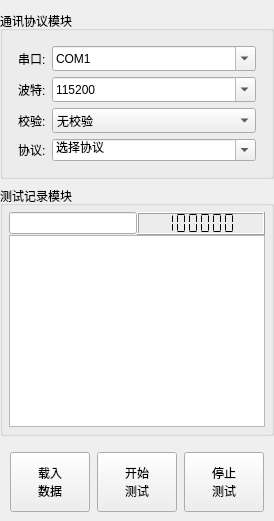
      <widget class="QWidget" name="tab_11">
       <attribute name="title">
        <string>基础测试</string>
       </attribute>
       <layout class="QVBoxLayout" name="verticalLayout">
        <property name="spacing">
         <number>7</number>
        </property>
        <property name="leftMargin">
         <number>0</number>
        </property>
        <property name="topMargin">
         <number>11</number>
        </property>
        <property name="rightMargin">
         <number>0</number>
        </property>
        <property name="bottomMargin">
         <number>0</number>
        </property>
        <item>
         <widget class="QGroupBox" name="groupBox_3">
          <property name="sizePolicy">
           <sizepolicy hsizetype="Preferred" vsizetype="Fixed">
            <horstretch>0</horstretch>
            <verstretch>0</verstretch>
           </sizepolicy>
          </property>
          <property name="title">
           <string>通讯协议模块</string>
          </property>
          <layout class="QVBoxLayout" name="verticalLayout_2">
           <property name="spacing">
            <number>0</number>
           </property>
           <property name="leftMargin">
            <number>6</number>
           </property>
           <property name="topMargin">
            <number>6</number>
           </property>
           <property name="rightMargin">
            <number>6</number>
           </property>
           <property name="bottomMargin">
            <number>6</number>
           </property>
           <item>
            <widget class="QWidget" name="widget" native="true">
             <layout class="QGridLayout" name="gridLayout">
              <item row="0" column="0">
               <widget class="QLabel" name="label_12">
                <property name="sizePolicy">
                 <sizepolicy hsizetype="Maximum" vsizetype="Preferred">
                  <horstretch>0</horstretch>
                  <verstretch>0</verstretch>
                 </sizepolicy>
                </property>
                <property name="text">
                 <string>串口:</string>
                </property>
               </widget>
              </item>
              <item row="0" column="1">
               <widget class="QComboBox" name="comboBox_protocal_com">
                <property name="sizePolicy">
                 <sizepolicy hsizetype="Preferred" vsizetype="Fixed">
                  <horstretch>0</horstretch>
                  <verstretch>0</verstretch>
                 </sizepolicy>
                </property>
                <property name="minimumSize">
                 <size>
                  <width>0</width>
                  <height>25</height>
                 </size>
                </property>
                <property name="editable">
                 <bool>true</bool>
                </property>
                <item>
                 <property name="text">
                  <string>COM1</string>
                 </property>
                </item>
                <item>
                 <property name="text">
                  <string>COM2</string>
                 </property>
                </item>
               </widget>
              </item>
              <item row="1" column="0">
               <widget class="QLabel" name="label_13">
                <property name="sizePolicy">
                 <sizepolicy hsizetype="Maximum" vsizetype="Preferred">
                  <horstretch>0</horstretch>
                  <verstretch>0</verstretch>
                 </sizepolicy>
                </property>
                <property name="text">
                 <string>波特:</string>
                </property>
               </widget>
              </item>
              <item row="1" column="1">
               <widget class="QComboBox" name="comboBox_protocal_baund">
                <property name="minimumSize">
                 <size>
                  <width>0</width>
                  <height>25</height>
                 </size>
                </property>
                <property name="editable">
                 <bool>true</bool>
                </property>
                <item>
                 <property name="text">
                  <string>115200</string>
                 </property>
                </item>
                <item>
                 <property name="text">
                  <string>230400</string>
                 </property>
                </item>
                <item>
                 <property name="text">
                  <string>460800</string>
                 </property>
                </item>
                <item>
                 <property name="text">
                  <string>921600</string>
                 </property>
                </item>
               </widget>
              </item>
              <item row="2" column="0">
               <widget class="QLabel" name="label_14">
                <property name="sizePolicy">
                 <sizepolicy hsizetype="Maximum" vsizetype="Preferred">
                  <horstretch>0</horstretch>
                  <verstretch>0</verstretch>
                 </sizepolicy>
                </property>
                <property name="text">
                 <string>校验:</string>
                </property>
               </widget>
              </item>
              <item row="2" column="1">
               <widget class="QComboBox" name="comboBox_protocal_check">
                <property name="minimumSize">
                 <size>
                  <width>0</width>
                  <height>25</height>
                 </size>
                </property>
                <property name="editable">
                 <bool>false</bool>
                </property>
                <item>
                 <property name="text">
                  <string>无校验</string>
                 </property>
                </item>
                <item>
                 <property name="text">
                  <string>偶校验</string>
                 </property>
                </item>
                <item>
                 <property name="text">
                  <string>奇校验</string>
                 </property>
                </item>
               </widget>
              </item>
              <item row="3" column="0">
               <widget class="QLabel" name="label_11">
                <property name="sizePolicy">
                 <sizepolicy hsizetype="Maximum" vsizetype="Preferred">
                  <horstretch>0</horstretch>
                  <verstretch>0</verstretch>
                 </sizepolicy>
                </property>
                <property name="text">
                 <string>协议:</string>
                </property>
               </widget>
              </item>
              <item row="3" column="1">
               <widget class="QComboBox" name="comboBox_protocal_rule">
                <property name="editable">
                 <bool>true</bool>
                </property>
                <item>
                 <property name="text">
                  <string>选择协议</string>
                 </property>
                </item>
               </widget>
              </item>
             </layout>
            </widget>
           </item>
          </layout>
         </widget>
        </item>
        <item>
         <widget class="QGroupBox" name="groupBox_5">
          <property name="sizePolicy">
           <sizepolicy hsizetype="Preferred" vsizetype="Minimum">
            <horstretch>0</horstretch>
            <verstretch>0</verstretch>
           </sizepolicy>
          </property>
          <property name="title">
           <string>测试记录模块</string>
          </property>
          <layout class="QVBoxLayout" name="verticalLayout_6">
           <property name="spacing">
            <number>0</number>
           </property>
           <property name="leftMargin">
            <number>6</number>
           </property>
           <property name="topMargin">
            <number>6</number>
           </property>
           <property name="rightMargin">
            <number>6</number>
           </property>
           <property name="bottomMargin">
            <number>6</number>
           </property>
           <item>
            <widget class="QWidget" name="widget_6" native="true">
             <layout class="QHBoxLayout" name="horizontalLayout_13">
              <property name="spacing">
               <number>0</number>
              </property>
              <property name="leftMargin">
               <number>0</number>
              </property>
              <property name="topMargin">
               <number>0</number>
              </property>
              <property name="rightMargin">
               <number>0</number>
              </property>
              <property name="bottomMargin">
               <number>0</number>
              </property>
              <item>
               <widget class="QLineEdit" name="lineEdit_automatic_mode">
                <property name="sizePolicy">
                 <sizepolicy hsizetype="Preferred" vsizetype="Fixed">
                  <horstretch>0</horstretch>
                  <verstretch>0</verstretch>
                 </sizepolicy>
                </property>
               </widget>
              </item>
              <item>
               <widget class="QLCDNumber" name="lcdNumber_automatic_time">
                <property name="sizePolicy">
                 <sizepolicy hsizetype="Preferred" vsizetype="Minimum">
                  <horstretch>0</horstretch>
                  <verstretch>0</verstretch>
                 </sizepolicy>
                </property>
                <property name="minimumSize">
                 <size>
                  <width>0</width>
                  <height>0</height>
                 </size>
                </property>
                <property name="smallDecimalPoint">
                 <bool>true</bool>
                </property>
                <property name="digitCount">
                 <number>6</number>
                </property>
                <property name="mode">
                 <enum>QLCDNumber::Dec</enum>
                </property>
                <property name="segmentStyle">
                 <enum>QLCDNumber::Flat</enum>
                </property>
                <property name="value" stdset="0">
                 <double>999999.000000000000000</double>
                </property>
                <property name="intValue" stdset="0">
                 <number>999999</number>
                </property>
               </widget>
              </item>
             </layout>
            </widget>
           </item>
           <item>
            <widget class="QTextBrowser" name="textBrowser_automatic_ruleline">
             <property name="sizePolicy">
              <sizepolicy hsizetype="Preferred" vsizetype="Expanding">
               <horstretch>0</horstretch>
               <verstretch>0</verstretch>
              </sizepolicy>
             </property>
             <property name="minimumSize">
              <size>
               <width>0</width>
               <height>0</height>
              </size>
             </property>
             <property name="maximumSize">
              <size>
               <width>16777215</width>
               <height>16777215</height>
              </size>
             </property>
             <property name="sizeIncrement">
              <size>
               <width>0</width>
               <height>0</height>
              </size>
             </property>
             <property name="lineWrapMode">
              <enum>QTextEdit::NoWrap</enum>
             </property>
             <property name="readOnly">
              <bool>false</bool>
             </property>
             <property name="html">
              <string>&lt;!DOCTYPE HTML PUBLIC &quot;-//W3C//DTD HTML 4.0//EN&quot; &quot;http://www.w3.org/TR/REC-html40/strict.dtd&quot;&gt;
&lt;html&gt;&lt;head&gt;&lt;meta name=&quot;qrichtext&quot; content=&quot;1&quot; /&gt;&lt;style type=&quot;text/css&quot;&gt;
p, li { white-space: pre-wrap; }
&lt;/style&gt;&lt;/head&gt;&lt;body style=&quot; font-family:'SimSun'; font-size:9pt; font-weight:400; font-style:normal;&quot;&gt;
&lt;p style=&quot;-qt-paragraph-type:empty; margin-top:0px; margin-bottom:0px; margin-left:0px; margin-right:0px; -qt-block-indent:0; text-indent:0px;&quot;&gt;&lt;br /&gt;&lt;/p&gt;&lt;/body&gt;&lt;/html&gt;</string>
             </property>
             <property name="overwriteMode">
              <bool>false</bool>
             </property>
             <property name="acceptRichText">
              <bool>true</bool>
             </property>
            </widget>
           </item>
           <item>
            <widget class="QWidget" name="horizontalWidget_2" native="true">
             <property name="sizePolicy">
              <sizepolicy hsizetype="Minimum" vsizetype="Preferred">
               <horstretch>0</horstretch>
               <verstretch>0</verstretch>
              </sizepolicy>
             </property>
             <property name="minimumSize">
              <size>
               <width>0</width>
               <height>0</height>
              </size>
             </property>
             <layout class="QHBoxLayout" name="horizontalLayout_6">
              <property name="spacing">
               <number>0</number>
              </property>
              <property name="sizeConstraint">
               <enum>QLayout::SetDefaultConstraint</enum>
              </property>
              <property name="leftMargin">
               <number>0</number>
              </property>
              <property name="topMargin">
               <number>0</number>
              </property>
              <property name="rightMargin">
               <number>0</number>
              </property>
              <property name="bottomMargin">
               <number>0</number>
              </property>
             </layout>
            </widget>
           </item>
          </layout>
         </widget>
        </item>
        <item alignment="Qt::AlignHCenter">
         <widget class="QWidget" name="widget_7" native="true">
          <property name="sizePolicy">
           <sizepolicy hsizetype="Maximum" vsizetype="Maximum">
            <horstretch>0</horstretch>
            <verstretch>0</verstretch>
           </sizepolicy>
          </property>
          <property name="layoutDirection">
           <enum>Qt::LeftToRight</enum>
          </property>
          <layout class="QHBoxLayout" name="horizontalLayout_7">
           <property name="spacing">
            <number>7</number>
           </property>
           <item>
            <widget class="QPushButton" name="pushButton_load_data">
             <property name="sizePolicy">
              <sizepolicy hsizetype="Maximum" vsizetype="Fixed">
               <horstretch>0</horstretch>
               <verstretch>0</verstretch>
              </sizepolicy>
             </property>
             <property name="minimumSize">
              <size>
               <width>0</width>
               <height>60</height>
              </size>
             </property>
             <property name="styleSheet">
              <string notr="true">font: 75 10pt &quot;Adobe Arabic&quot;;</string>
             </property>
             <property name="text">
              <string>载入
数据</string>
             </property>
            </widget>
           </item>
           <item>
            <widget class="QPushButton" name="pushButton_begin_test">
             <property name="sizePolicy">
              <sizepolicy hsizetype="Maximum" vsizetype="Fixed">
               <horstretch>0</horstretch>
               <verstretch>0</verstretch>
              </sizepolicy>
             </property>
             <property name="minimumSize">
              <size>
               <width>0</width>
               <height>60</height>
              </size>
             </property>
             <property name="styleSheet">
              <string notr="true">font: 75 10pt &quot;Adobe Arabic&quot;;</string>
             </property>
             <property name="text">
              <string>开始
测试</string>
             </property>
            </widget>
           </item>
           <item>
            <widget class="QPushButton" name="pushButton_stop_test">
             <property name="sizePolicy">
              <sizepolicy hsizetype="Maximum" vsizetype="Fixed">
               <horstretch>0</horstretch>
               <verstretch>0</verstretch>
              </sizepolicy>
             </property>
             <property name="minimumSize">
              <size>
               <width>0</width>
               <height>60</height>
              </size>
             </property>
             <property name="styleSheet">
              <string notr="true">font: 75 10pt &quot;Adobe Arabic&quot;;</string>
             </property>
             <property name="text">
              <string>停止
测试</string>
             </property>
            </widget>
           </item>
          </layout>
         </widget>
        </item>
       </layout>
      </widget>
